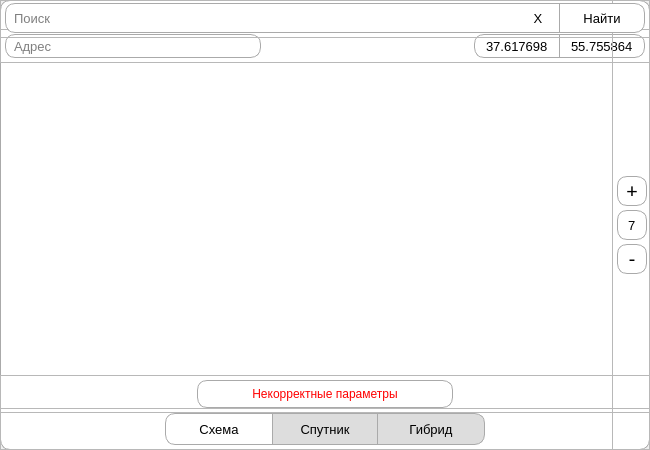
<?xml version="1.0" encoding="UTF-8"?>
<ui version="4.0">
 <class>MainWindow</class>
 <widget class="QMainWindow" name="MainWindow">
  <property name="geometry">
   <rect>
    <x>0</x>
    <y>0</y>
    <width>650</width>
    <height>450</height>
   </rect>
  </property>
  <property name="minimumSize">
   <size>
    <width>650</width>
    <height>450</height>
   </size>
  </property>
  <property name="maximumSize">
   <size>
    <width>650</width>
    <height>450</height>
   </size>
  </property>
  <property name="focusPolicy">
   <enum>Qt::StrongFocus</enum>
  </property>
  <property name="windowTitle">
   <string>Большая задача</string>
  </property>
  <property name="styleSheet">
   <string notr="true">QLineEdit, QLabel {
background-color: white;
border: 1px solid #aaaaaa;
border-radius: 10px
}
QLineEdit:focus {
background-color: #efefef;
}
QPushButton {
border: 1px solid #aaaaaa;
border-radius: 10px;
background-color: white;
}
 QPushButton:pressed {
background-color: #eeeeee;
}</string>
  </property>
  <widget class="QWidget" name="centralwidget">
   <widget class="QLabel" name="map">
    <property name="enabled">
     <bool>true</bool>
    </property>
    <property name="geometry">
     <rect>
      <x>0</x>
      <y>0</y>
      <width>650</width>
      <height>450</height>
     </rect>
    </property>
    <property name="minimumSize">
     <size>
      <width>650</width>
      <height>450</height>
     </size>
    </property>
    <property name="maximumSize">
     <size>
      <width>650</width>
      <height>450</height>
     </size>
    </property>
    <property name="text">
     <string/>
    </property>
    <property name="pixmap">
     <pixmap>Z:/Картинки/Скриншоты/Screenshots/2023-04/Firework 15.24.png</pixmap>
    </property>
    <property name="scaledContents">
     <bool>true</bool>
    </property>
    <property name="alignment">
     <set>Qt::AlignCenter</set>
    </property>
    <property name="wordWrap">
     <bool>false</bool>
    </property>
   </widget>
   <widget class="QFrame" name="CordsFrame">
    <property name="geometry">
     <rect>
      <x>0</x>
      <y>29</y>
      <width>650</width>
      <height>34</height>
     </rect>
    </property>
    <property name="sizePolicy">
     <sizepolicy hsizetype="Preferred" vsizetype="Preferred">
      <horstretch>0</horstretch>
      <verstretch>0</verstretch>
     </sizepolicy>
    </property>
    <property name="styleSheet">
     <string notr="true"/>
    </property>
    <property name="frameShape">
     <enum>QFrame::StyledPanel</enum>
    </property>
    <property name="frameShadow">
     <enum>QFrame::Raised</enum>
    </property>
    <layout class="QHBoxLayout" name="horizontalLayout" stretch="6,5,2,2">
     <property name="spacing">
      <number>0</number>
     </property>
     <property name="leftMargin">
      <number>4</number>
     </property>
     <property name="topMargin">
      <number>4</number>
     </property>
     <property name="rightMargin">
      <number>4</number>
     </property>
     <property name="bottomMargin">
      <number>4</number>
     </property>
     <item>
      <widget class="QLineEdit" name="addressInput">
       <property name="enabled">
        <bool>true</bool>
       </property>
       <property name="sizePolicy">
        <sizepolicy hsizetype="Expanding" vsizetype="Expanding">
         <horstretch>0</horstretch>
         <verstretch>0</verstretch>
        </sizepolicy>
       </property>
       <property name="maximumSize">
        <size>
         <width>16777215</width>
         <height>16777215</height>
        </size>
       </property>
       <property name="font">
        <font>
         <pointsize>10</pointsize>
        </font>
       </property>
       <property name="cursor">
        <cursorShape>IBeamCursor</cursorShape>
       </property>
       <property name="styleSheet">
        <string notr="true">padding: 0 6px;</string>
       </property>
       <property name="text">
        <string/>
       </property>
       <property name="readOnly">
        <bool>true</bool>
       </property>
       <property name="placeholderText">
        <string>Адрес</string>
       </property>
      </widget>
     </item>
     <item>
      <spacer name="horizontalSpacer_9">
       <property name="orientation">
        <enum>Qt::Horizontal</enum>
       </property>
       <property name="sizeHint" stdset="0">
        <size>
         <width>40</width>
         <height>20</height>
        </size>
       </property>
      </spacer>
     </item>
     <item>
      <widget class="QLineEdit" name="xInput">
       <property name="sizePolicy">
        <sizepolicy hsizetype="Expanding" vsizetype="Expanding">
         <horstretch>0</horstretch>
         <verstretch>0</verstretch>
        </sizepolicy>
       </property>
       <property name="maximumSize">
        <size>
         <width>16777215</width>
         <height>16777215</height>
        </size>
       </property>
       <property name="font">
        <font>
         <pointsize>10</pointsize>
        </font>
       </property>
       <property name="styleSheet">
        <string notr="true">border-top-right-radius: 0;border-bottom-right-radius: 0;</string>
       </property>
       <property name="text">
        <string>37.617698</string>
       </property>
       <property name="alignment">
        <set>Qt::AlignCenter</set>
       </property>
      </widget>
     </item>
     <item>
      <widget class="QLineEdit" name="yInput">
       <property name="sizePolicy">
        <sizepolicy hsizetype="Expanding" vsizetype="Expanding">
         <horstretch>0</horstretch>
         <verstretch>0</verstretch>
        </sizepolicy>
       </property>
       <property name="maximumSize">
        <size>
         <width>16777215</width>
         <height>16777215</height>
        </size>
       </property>
       <property name="font">
        <font>
         <pointsize>10</pointsize>
        </font>
       </property>
       <property name="styleSheet">
        <string notr="true">border-top-left-radius: 0;border-bottom-left-radius: 0;border-left: none;</string>
       </property>
       <property name="text">
        <string>55.755864</string>
       </property>
       <property name="alignment">
        <set>Qt::AlignCenter</set>
       </property>
      </widget>
     </item>
    </layout>
   </widget>
   <widget class="QFrame" name="scaleFrame">
    <property name="geometry">
     <rect>
      <x>612</x>
      <y>0</y>
      <width>38</width>
      <height>450</height>
     </rect>
    </property>
    <property name="styleSheet">
     <string notr="true"/>
    </property>
    <property name="frameShape">
     <enum>QFrame::StyledPanel</enum>
    </property>
    <property name="frameShadow">
     <enum>QFrame::Raised</enum>
    </property>
    <layout class="QVBoxLayout" name="verticalLayout">
     <property name="spacing">
      <number>4</number>
     </property>
     <property name="leftMargin">
      <number>4</number>
     </property>
     <property name="topMargin">
      <number>4</number>
     </property>
     <property name="rightMargin">
      <number>4</number>
     </property>
     <property name="bottomMargin">
      <number>4</number>
     </property>
     <item>
      <spacer name="verticalSpacer">
       <property name="orientation">
        <enum>Qt::Vertical</enum>
       </property>
       <property name="sizeHint" stdset="0">
        <size>
         <width>20</width>
         <height>40</height>
        </size>
       </property>
      </spacer>
     </item>
     <item>
      <widget class="QPushButton" name="scaleUpBtn">
       <property name="sizePolicy">
        <sizepolicy hsizetype="Preferred" vsizetype="Preferred">
         <horstretch>0</horstretch>
         <verstretch>0</verstretch>
        </sizepolicy>
       </property>
       <property name="minimumSize">
        <size>
         <width>30</width>
         <height>30</height>
        </size>
       </property>
       <property name="font">
        <font>
         <family>Calibri</family>
         <pointsize>16</pointsize>
        </font>
       </property>
       <property name="text">
        <string>+</string>
       </property>
      </widget>
     </item>
     <item>
      <widget class="QLineEdit" name="scaleInput">
       <property name="sizePolicy">
        <sizepolicy hsizetype="Preferred" vsizetype="Preferred">
         <horstretch>0</horstretch>
         <verstretch>0</verstretch>
        </sizepolicy>
       </property>
       <property name="minimumSize">
        <size>
         <width>30</width>
         <height>30</height>
        </size>
       </property>
       <property name="font">
        <font>
         <pointsize>10</pointsize>
        </font>
       </property>
       <property name="text">
        <string>7</string>
       </property>
       <property name="alignment">
        <set>Qt::AlignCenter</set>
       </property>
      </widget>
     </item>
     <item>
      <widget class="QPushButton" name="scaleDownBtn">
       <property name="sizePolicy">
        <sizepolicy hsizetype="Preferred" vsizetype="Preferred">
         <horstretch>0</horstretch>
         <verstretch>0</verstretch>
        </sizepolicy>
       </property>
       <property name="minimumSize">
        <size>
         <width>30</width>
         <height>30</height>
        </size>
       </property>
       <property name="font">
        <font>
         <family>Calibri</family>
         <pointsize>16</pointsize>
        </font>
       </property>
       <property name="text">
        <string>-</string>
       </property>
      </widget>
     </item>
     <item>
      <spacer name="verticalSpacer_2">
       <property name="orientation">
        <enum>Qt::Vertical</enum>
       </property>
       <property name="sizeHint" stdset="0">
        <size>
         <width>20</width>
         <height>40</height>
        </size>
       </property>
      </spacer>
     </item>
    </layout>
   </widget>
   <widget class="QFrame" name="errorFrame">
    <property name="geometry">
     <rect>
      <x>0</x>
      <y>375</y>
      <width>650</width>
      <height>38</height>
     </rect>
    </property>
    <property name="frameShape">
     <enum>QFrame::StyledPanel</enum>
    </property>
    <property name="frameShadow">
     <enum>QFrame::Raised</enum>
    </property>
    <layout class="QHBoxLayout" name="horizontalLayout_2">
     <property name="spacing">
      <number>4</number>
     </property>
     <property name="leftMargin">
      <number>4</number>
     </property>
     <property name="topMargin">
      <number>4</number>
     </property>
     <property name="rightMargin">
      <number>4</number>
     </property>
     <property name="bottomMargin">
      <number>4</number>
     </property>
     <item>
      <spacer name="horizontalSpacer_3">
       <property name="orientation">
        <enum>Qt::Horizontal</enum>
       </property>
       <property name="sizeHint" stdset="0">
        <size>
         <width>185</width>
         <height>20</height>
        </size>
       </property>
      </spacer>
     </item>
     <item>
      <widget class="QLabel" name="errorLabel">
       <property name="sizePolicy">
        <sizepolicy hsizetype="Expanding" vsizetype="Preferred">
         <horstretch>0</horstretch>
         <verstretch>0</verstretch>
        </sizepolicy>
       </property>
       <property name="minimumSize">
        <size>
         <width>256</width>
         <height>0</height>
        </size>
       </property>
       <property name="styleSheet">
        <string notr="true">color: red;
background-color: white;
border: 1px solid #aaaaaa;
border-radius: 10px</string>
       </property>
       <property name="text">
        <string>Некорректные параметры</string>
       </property>
       <property name="scaledContents">
        <bool>true</bool>
       </property>
       <property name="alignment">
        <set>Qt::AlignCenter</set>
       </property>
      </widget>
     </item>
     <item>
      <spacer name="horizontalSpacer_4">
       <property name="orientation">
        <enum>Qt::Horizontal</enum>
       </property>
       <property name="sizeHint" stdset="0">
        <size>
         <width>185</width>
         <height>20</height>
        </size>
       </property>
      </spacer>
     </item>
    </layout>
   </widget>
   <widget class="QFrame" name="mapStyleFrame">
    <property name="geometry">
     <rect>
      <x>0</x>
      <y>408</y>
      <width>650</width>
      <height>42</height>
     </rect>
    </property>
    <property name="styleSheet">
     <string notr="true">QPushButton {
background-color: #dddddd;
border: 1px solid #aaaaaa;
border-radius: 10px
}

QPushButton:checked {
background-color: white;
}</string>
    </property>
    <property name="frameShape">
     <enum>QFrame::StyledPanel</enum>
    </property>
    <property name="frameShadow">
     <enum>QFrame::Raised</enum>
    </property>
    <layout class="QHBoxLayout" name="horizontalLayout_3" stretch="3,2,2,2,3">
     <property name="spacing">
      <number>0</number>
     </property>
     <property name="leftMargin">
      <number>4</number>
     </property>
     <property name="topMargin">
      <number>4</number>
     </property>
     <property name="rightMargin">
      <number>4</number>
     </property>
     <property name="bottomMargin">
      <number>4</number>
     </property>
     <item>
      <spacer name="horizontalSpacer_5">
       <property name="orientation">
        <enum>Qt::Horizontal</enum>
       </property>
       <property name="sizeHint" stdset="0">
        <size>
         <width>157</width>
         <height>20</height>
        </size>
       </property>
      </spacer>
     </item>
     <item>
      <widget class="QPushButton" name="mapStyleMap">
       <property name="sizePolicy">
        <sizepolicy hsizetype="Expanding" vsizetype="Expanding">
         <horstretch>0</horstretch>
         <verstretch>0</verstretch>
        </sizepolicy>
       </property>
       <property name="font">
        <font>
         <pointsize>10</pointsize>
        </font>
       </property>
       <property name="styleSheet">
        <string notr="true">border-top-right-radius: 0; border-bottom-right-radius: 0; border-right: none;</string>
       </property>
       <property name="text">
        <string>Схема</string>
       </property>
       <property name="checkable">
        <bool>true</bool>
       </property>
       <property name="checked">
        <bool>true</bool>
       </property>
       <property name="default">
        <bool>false</bool>
       </property>
       <property name="flat">
        <bool>false</bool>
       </property>
       <attribute name="buttonGroup">
        <string notr="true">mapStyleGroup</string>
       </attribute>
      </widget>
     </item>
     <item>
      <widget class="QPushButton" name="mapStyleSat">
       <property name="sizePolicy">
        <sizepolicy hsizetype="Expanding" vsizetype="Expanding">
         <horstretch>0</horstretch>
         <verstretch>0</verstretch>
        </sizepolicy>
       </property>
       <property name="font">
        <font>
         <pointsize>10</pointsize>
        </font>
       </property>
       <property name="styleSheet">
        <string notr="true">border-radius: 0;</string>
       </property>
       <property name="text">
        <string>Спутник</string>
       </property>
       <property name="checkable">
        <bool>true</bool>
       </property>
       <attribute name="buttonGroup">
        <string notr="true">mapStyleGroup</string>
       </attribute>
      </widget>
     </item>
     <item>
      <widget class="QPushButton" name="mapStyleMix">
       <property name="sizePolicy">
        <sizepolicy hsizetype="Expanding" vsizetype="Expanding">
         <horstretch>0</horstretch>
         <verstretch>0</verstretch>
        </sizepolicy>
       </property>
       <property name="font">
        <font>
         <pointsize>10</pointsize>
        </font>
       </property>
       <property name="styleSheet">
        <string notr="true">border-top-left-radius: 0; border-bottom-left-radius: 0; border-left: none;</string>
       </property>
       <property name="text">
        <string>Гибрид</string>
       </property>
       <property name="checkable">
        <bool>true</bool>
       </property>
       <attribute name="buttonGroup">
        <string notr="true">mapStyleGroup</string>
       </attribute>
      </widget>
     </item>
     <item>
      <spacer name="horizontalSpacer_6">
       <property name="orientation">
        <enum>Qt::Horizontal</enum>
       </property>
       <property name="sizeHint" stdset="0">
        <size>
         <width>157</width>
         <height>20</height>
        </size>
       </property>
      </spacer>
     </item>
    </layout>
   </widget>
   <widget class="QFrame" name="searchFrame">
    <property name="geometry">
     <rect>
      <x>0</x>
      <y>0</y>
      <width>650</width>
      <height>38</height>
     </rect>
    </property>
    <property name="frameShape">
     <enum>QFrame::StyledPanel</enum>
    </property>
    <property name="frameShadow">
     <enum>QFrame::Raised</enum>
    </property>
    <layout class="QHBoxLayout" name="horizontalLayout_4" stretch="12,1,2">
     <property name="spacing">
      <number>0</number>
     </property>
     <property name="leftMargin">
      <number>4</number>
     </property>
     <property name="topMargin">
      <number>2</number>
     </property>
     <property name="rightMargin">
      <number>4</number>
     </property>
     <property name="bottomMargin">
      <number>4</number>
     </property>
     <item>
      <widget class="QLineEdit" name="searchInput">
       <property name="sizePolicy">
        <sizepolicy hsizetype="Expanding" vsizetype="Expanding">
         <horstretch>0</horstretch>
         <verstretch>0</verstretch>
        </sizepolicy>
       </property>
       <property name="font">
        <font>
         <pointsize>10</pointsize>
        </font>
       </property>
       <property name="styleSheet">
        <string notr="true">padding-left: 6px;border-top-right-radius: 0; border-bottom-right-radius: 0; border-right: 0;</string>
       </property>
       <property name="text">
        <string/>
       </property>
       <property name="placeholderText">
        <string>Поиск</string>
       </property>
      </widget>
     </item>
     <item>
      <widget class="QPushButton" name="searchClearBtn">
       <property name="sizePolicy">
        <sizepolicy hsizetype="Expanding" vsizetype="Expanding">
         <horstretch>0</horstretch>
         <verstretch>0</verstretch>
        </sizepolicy>
       </property>
       <property name="minimumSize">
        <size>
         <width>0</width>
         <height>0</height>
        </size>
       </property>
       <property name="maximumSize">
        <size>
         <width>16777215</width>
         <height>16777215</height>
        </size>
       </property>
       <property name="font">
        <font>
         <family>MS Shell Dlg 2</family>
         <pointsize>10</pointsize>
        </font>
       </property>
       <property name="styleSheet">
        <string notr="true">border-radius: 0; border-left: none;</string>
       </property>
       <property name="text">
        <string>X</string>
       </property>
       <property name="icon">
        <iconset theme="Cancel"/>
       </property>
      </widget>
     </item>
     <item>
      <widget class="QPushButton" name="searchBtn">
       <property name="sizePolicy">
        <sizepolicy hsizetype="Expanding" vsizetype="Expanding">
         <horstretch>0</horstretch>
         <verstretch>0</verstretch>
        </sizepolicy>
       </property>
       <property name="minimumSize">
        <size>
         <width>0</width>
         <height>0</height>
        </size>
       </property>
       <property name="maximumSize">
        <size>
         <width>16777215</width>
         <height>16777215</height>
        </size>
       </property>
       <property name="font">
        <font>
         <family>MS Shell Dlg 2</family>
         <pointsize>10</pointsize>
        </font>
       </property>
       <property name="styleSheet">
        <string notr="true">border-top-left-radius: 0; border-bottom-left-radius: 0; border-left: 0;</string>
       </property>
       <property name="text">
        <string>Найти</string>
       </property>
       <property name="icon">
        <iconset theme="Cancel"/>
       </property>
      </widget>
     </item>
    </layout>
   </widget>
  </widget>
 </widget>
 <resources/>
 <connections/>
 <buttongroups>
  <buttongroup name="mapStyleGroup"/>
 </buttongroups>
</ui>
